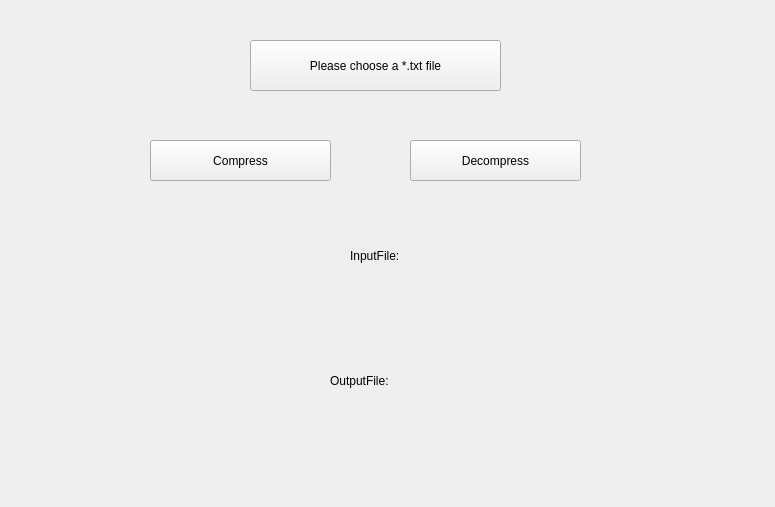
<?xml version="1.0" encoding="UTF-8"?>
<ui version="4.0">
 <class>Widget</class>
 <widget class="QWidget" name="Widget">
  <property name="geometry">
   <rect>
    <x>0</x>
    <y>0</y>
    <width>775</width>
    <height>507</height>
   </rect>
  </property>
  <property name="windowTitle">
   <string>Widget</string>
  </property>
  <widget class="QLabel" name="label">
   <property name="geometry">
    <rect>
     <x>10</x>
     <y>300</y>
     <width>761</width>
     <height>31</height>
    </rect>
   </property>
   <property name="text">
    <string/>
   </property>
  </widget>
  <widget class="QLabel" name="label_2">
   <property name="geometry">
    <rect>
     <x>10</x>
     <y>430</y>
     <width>761</width>
     <height>31</height>
    </rect>
   </property>
   <property name="text">
    <string/>
   </property>
  </widget>
  <widget class="QPushButton" name="pushButton">
   <property name="geometry">
    <rect>
     <x>250</x>
     <y>40</y>
     <width>251</width>
     <height>51</height>
    </rect>
   </property>
   <property name="text">
    <string>Please choose a *.txt file</string>
   </property>
  </widget>
  <widget class="QLabel" name="label_3">
   <property name="geometry">
    <rect>
     <x>350</x>
     <y>240</y>
     <width>111</width>
     <height>31</height>
    </rect>
   </property>
   <property name="text">
    <string>InputFile:</string>
   </property>
  </widget>
  <widget class="QPushButton" name="pushButton_2">
   <property name="geometry">
    <rect>
     <x>150</x>
     <y>140</y>
     <width>181</width>
     <height>41</height>
    </rect>
   </property>
   <property name="text">
    <string>Compress</string>
   </property>
  </widget>
  <widget class="QPushButton" name="pushButton_3">
   <property name="geometry">
    <rect>
     <x>410</x>
     <y>140</y>
     <width>171</width>
     <height>41</height>
    </rect>
   </property>
   <property name="text">
    <string>Decompress</string>
   </property>
  </widget>
  <widget class="QLabel" name="label_4">
   <property name="geometry">
    <rect>
     <x>330</x>
     <y>370</y>
     <width>101</width>
     <height>21</height>
    </rect>
   </property>
   <property name="text">
    <string>OutputFile:</string>
   </property>
  </widget>
 </widget>
 <resources/>
 <connections/>
</ui>
